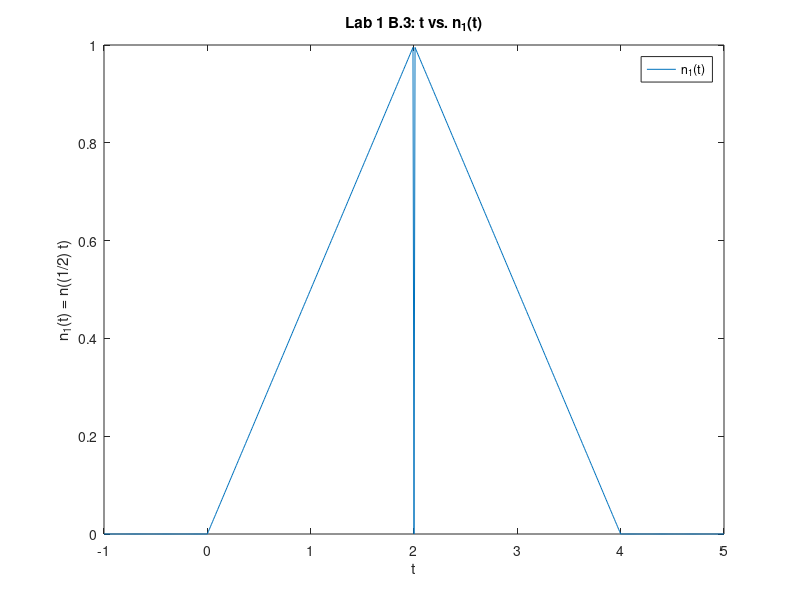
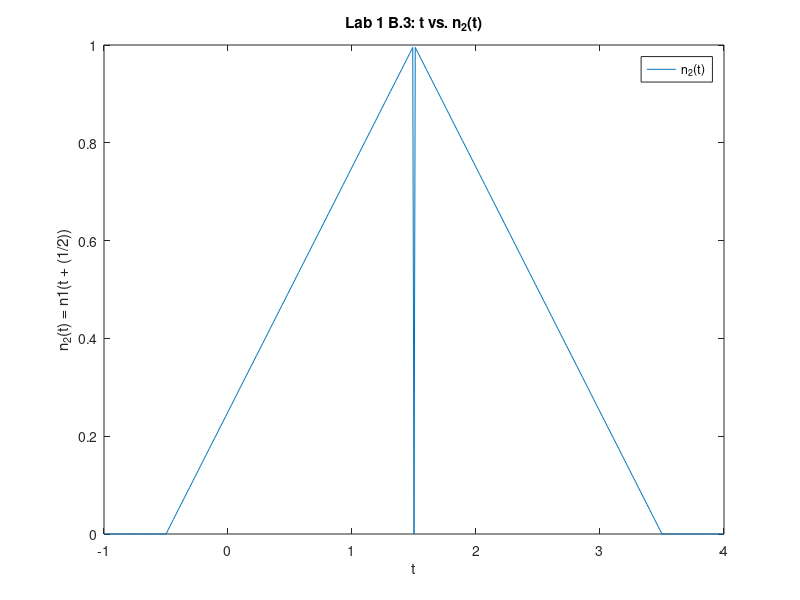

These charts were generated, in order, by the following MATLAB code:
% Pre-run clearing
clc;   %Clear command window
clf;   %Clear figure window
clear; %Clear variables from RAM

% From Lab1_B1.m
p = @(t) 1.0.*((t>=0)&(t<1));

% From Lab1_B2.m
r = @(t) t.*p(t);
n = @(t) r(t) + r(-t + 2);

% Defining n_1(t) = n((1/2) t)
n_1 = @(t) n(0.5 .* t);

% Defining n_2(t) = n1(t + (1/2))
n_2 = @(t) n_1(t + 0.5);

%
% First window, 
%
figure (1); 

% Set t (x-axis) to go from -1 to 5, inclusively, with a step of 0.01
t = (-1:0.01:5); 

plot(t, n_1(t));

% Set labels
xlabel('t'); 
ylabel('n_1(t) = n((1/2) t)');
title('Lab 1 B.3: t vs. n_1(t)');
legend('n_1(t)')

%
% Second window, 
%
figure (2); 

% Set t (x-axis) to go from -1 to 4, inclusively, with a step of 0.01
t = (-1:0.01:4); 

plot(t, n_2(t));

% Set labels
xlabel('t'); 
ylabel('n_2(t) = n1(t + (1/2))');
title('Lab 1 B.3: t vs. n_2(t)');
legend('n_2(t)')